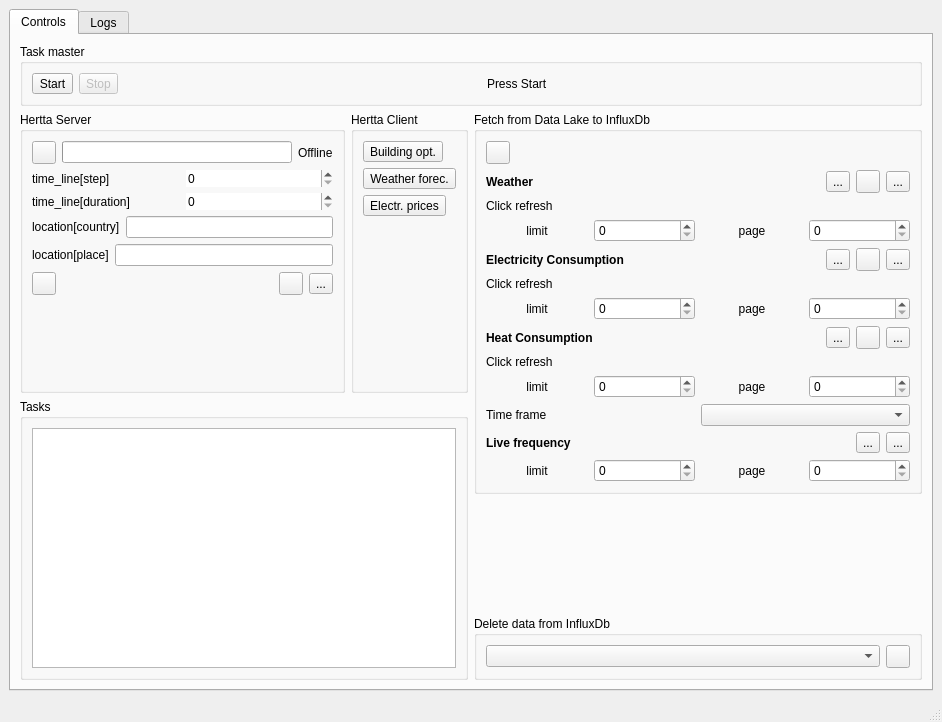
<?xml version="1.0" encoding="UTF-8"?>
<ui version="4.0">
 <class>MainWindow</class>
 <widget class="QMainWindow" name="MainWindow">
  <property name="geometry">
   <rect>
    <x>0</x>
    <y>0</y>
    <width>942</width>
    <height>722</height>
   </rect>
  </property>
  <property name="windowTitle">
   <string>Control Center</string>
  </property>
  <widget class="QWidget" name="centralwidget">
   <layout class="QVBoxLayout" name="verticalLayout_16">
    <item>
     <widget class="QTabWidget" name="tabWidget">
      <property name="currentIndex">
       <number>0</number>
      </property>
      <widget class="QWidget" name="tab">
       <attribute name="title">
        <string>Controls</string>
       </attribute>
       <layout class="QVBoxLayout" name="verticalLayout_5">
        <item>
         <widget class="QGroupBox" name="groupBox_2">
          <property name="title">
           <string>Task master</string>
          </property>
          <layout class="QHBoxLayout" name="horizontalLayout_21">
           <item>
            <widget class="QToolButton" name="toolButton_start_master_loop">
             <property name="text">
              <string>Start</string>
             </property>
             <property name="icon">
              <iconset theme="QIcon::ThemeIcon::MediaPlaybackStart"/>
             </property>
             <property name="toolButtonStyle">
              <enum>Qt::ToolButtonStyle::ToolButtonTextBesideIcon</enum>
             </property>
            </widget>
           </item>
           <item>
            <widget class="QToolButton" name="toolButton_stop_master_loop">
             <property name="enabled">
              <bool>false</bool>
             </property>
             <property name="text">
              <string>Stop</string>
             </property>
             <property name="icon">
              <iconset theme="QIcon::ThemeIcon::MediaPlaybackStop"/>
             </property>
             <property name="toolButtonStyle">
              <enum>Qt::ToolButtonStyle::ToolButtonTextBesideIcon</enum>
             </property>
             <property name="arrowType">
              <enum>Qt::ArrowType::NoArrow</enum>
             </property>
            </widget>
           </item>
           <item>
            <spacer name="horizontalSpacer_2">
             <property name="orientation">
              <enum>Qt::Orientation::Horizontal</enum>
             </property>
             <property name="sizeHint" stdset="0">
              <size>
               <width>40</width>
               <height>20</height>
              </size>
             </property>
            </spacer>
           </item>
           <item>
            <widget class="QLabel" name="label_current_task">
             <property name="text">
              <string>Press Start</string>
             </property>
            </widget>
           </item>
           <item>
            <spacer name="horizontalSpacer_4">
             <property name="orientation">
              <enum>Qt::Orientation::Horizontal</enum>
             </property>
             <property name="sizeHint" stdset="0">
              <size>
               <width>40</width>
               <height>20</height>
              </size>
             </property>
            </spacer>
           </item>
          </layout>
         </widget>
        </item>
        <item>
         <layout class="QHBoxLayout" name="horizontalLayout_10">
          <item>
           <layout class="QVBoxLayout" name="verticalLayout_9">
            <item>
             <layout class="QHBoxLayout" name="horizontalLayout_11">
              <item>
               <widget class="QGroupBox" name="groupBox_4">
                <property name="title">
                 <string>Hertta Server</string>
                </property>
                <layout class="QVBoxLayout" name="verticalLayout_7">
                 <item>
                  <layout class="QHBoxLayout" name="horizontalLayout_5">
                   <item>
                    <widget class="QToolButton" name="toolButton_start_hertta_server">
                     <property name="icon">
                      <iconset theme="QIcon::ThemeIcon::MediaPlaybackStart"/>
                     </property>
                    </widget>
                   </item>
                   <item>
                    <widget class="QProgressBar" name="progressBar_hertta_status">
                     <property name="sizePolicy">
                      <sizepolicy hsizetype="Expanding" vsizetype="Fixed">
                       <horstretch>0</horstretch>
                       <verstretch>0</verstretch>
                      </sizepolicy>
                     </property>
                     <property name="maximum">
                      <number>1</number>
                     </property>
                     <property name="value">
                      <number>-1</number>
                     </property>
                     <property name="textVisible">
                      <bool>false</bool>
                     </property>
                     <property name="invertedAppearance">
                      <bool>false</bool>
                     </property>
                    </widget>
                   </item>
                   <item>
                    <widget class="QLabel" name="label_hertta_server_status">
                     <property name="text">
                      <string>Offline</string>
                     </property>
                    </widget>
                   </item>
                  </layout>
                 </item>
                 <item>
                  <layout class="QVBoxLayout" name="verticalLayout_3">
                   <item>
                    <layout class="QHBoxLayout" name="horizontalLayout_8">
                     <item>
                      <widget class="QLabel" name="label_10">
                       <property name="text">
                        <string>time_line[step]</string>
                       </property>
                      </widget>
                     </item>
                     <item>
                      <widget class="QSpinBox" name="spinBox_time_line_step">
                       <property name="frame">
                        <bool>false</bool>
                       </property>
                       <property name="buttonSymbols">
                        <enum>QAbstractSpinBox::ButtonSymbols::UpDownArrows</enum>
                       </property>
                       <property name="maximum">
                        <number>999</number>
                       </property>
                      </widget>
                     </item>
                    </layout>
                   </item>
                   <item>
                    <layout class="QHBoxLayout" name="horizontalLayout_16">
                     <item>
                      <widget class="QLabel" name="label_12">
                       <property name="text">
                        <string>time_line[duration]</string>
                       </property>
                      </widget>
                     </item>
                     <item>
                      <widget class="QSpinBox" name="spinBox_time_line_duration">
                       <property name="frame">
                        <bool>false</bool>
                       </property>
                       <property name="buttonSymbols">
                        <enum>QAbstractSpinBox::ButtonSymbols::UpDownArrows</enum>
                       </property>
                       <property name="maximum">
                        <number>999</number>
                       </property>
                      </widget>
                     </item>
                    </layout>
                   </item>
                   <item>
                    <layout class="QHBoxLayout" name="horizontalLayout_17">
                     <item>
                      <widget class="QLabel" name="label_15">
                       <property name="text">
                        <string>location[country]</string>
                       </property>
                      </widget>
                     </item>
                     <item>
                      <widget class="QLineEdit" name="lineEdit_location_country"/>
                     </item>
                    </layout>
                   </item>
                   <item>
                    <layout class="QHBoxLayout" name="horizontalLayout_18">
                     <item>
                      <widget class="QLabel" name="label_16">
                       <property name="text">
                        <string>location[place]</string>
                       </property>
                      </widget>
                     </item>
                     <item>
                      <widget class="QLineEdit" name="lineEdit_location_place"/>
                     </item>
                    </layout>
                   </item>
                   <item>
                    <layout class="QHBoxLayout" name="horizontalLayout_20">
                     <item>
                      <widget class="QToolButton" name="toolButton_open_hertta_settings_file">
                       <property name="icon">
                        <iconset theme="QIcon::ThemeIcon::DocumentOpen"/>
                       </property>
                      </widget>
                     </item>
                     <item>
                      <spacer name="horizontalSpacer_3">
                       <property name="orientation">
                        <enum>Qt::Orientation::Horizontal</enum>
                       </property>
                       <property name="sizeHint" stdset="0">
                        <size>
                         <width>40</width>
                         <height>20</height>
                        </size>
                       </property>
                      </spacer>
                     </item>
                     <item>
                      <widget class="QToolButton" name="toolButton_query_hertta_settings">
                       <property name="icon">
                        <iconset theme="QIcon::ThemeIcon::HelpFaq"/>
                       </property>
                      </widget>
                     </item>
                     <item>
                      <widget class="QToolButton" name="toolButton_update_hertta_settings">
                       <property name="text">
                        <string>...</string>
                       </property>
                       <property name="icon">
                        <iconset theme="QIcon::ThemeIcon::ViewRefresh"/>
                       </property>
                      </widget>
                     </item>
                    </layout>
                   </item>
                  </layout>
                 </item>
                 <item>
                  <spacer name="verticalSpacer_2">
                   <property name="orientation">
                    <enum>Qt::Orientation::Vertical</enum>
                   </property>
                   <property name="sizeHint" stdset="0">
                    <size>
                     <width>20</width>
                     <height>40</height>
                    </size>
                   </property>
                  </spacer>
                 </item>
                </layout>
               </widget>
              </item>
              <item>
               <widget class="QGroupBox" name="groupBox_6">
                <property name="title">
                 <string>Hertta Client</string>
                </property>
                <layout class="QVBoxLayout" name="verticalLayout_8">
                 <item>
                  <widget class="QToolButton" name="toolButton_run_building_optimization">
                   <property name="text">
                    <string>Building opt.</string>
                   </property>
                   <property name="icon">
                    <iconset theme="QIcon::ThemeIcon::MediaPlaybackStart"/>
                   </property>
                   <property name="toolButtonStyle">
                    <enum>Qt::ToolButtonStyle::ToolButtonTextBesideIcon</enum>
                   </property>
                  </widget>
                 </item>
                 <item>
                  <widget class="QToolButton" name="toolButton_run_weather_forecast">
                   <property name="text">
                    <string>Weather forec.</string>
                   </property>
                   <property name="icon">
                    <iconset theme="QIcon::ThemeIcon::MediaPlaybackStart"/>
                   </property>
                   <property name="toolButtonStyle">
                    <enum>Qt::ToolButtonStyle::ToolButtonTextBesideIcon</enum>
                   </property>
                  </widget>
                 </item>
                 <item>
                  <widget class="QToolButton" name="toolButton_run_electricity_prices">
                   <property name="text">
                    <string>Electr. prices</string>
                   </property>
                   <property name="icon">
                    <iconset theme="QIcon::ThemeIcon::MediaPlaybackStart"/>
                   </property>
                   <property name="toolButtonStyle">
                    <enum>Qt::ToolButtonStyle::ToolButtonTextBesideIcon</enum>
                   </property>
                  </widget>
                 </item>
                 <item>
                  <spacer name="verticalSpacer">
                   <property name="orientation">
                    <enum>Qt::Orientation::Vertical</enum>
                   </property>
                   <property name="sizeHint" stdset="0">
                    <size>
                     <width>20</width>
                     <height>40</height>
                    </size>
                   </property>
                  </spacer>
                 </item>
                </layout>
               </widget>
              </item>
             </layout>
            </item>
            <item>
             <widget class="QGroupBox" name="groupBox_10">
              <property name="title">
               <string>Tasks</string>
              </property>
              <layout class="QVBoxLayout" name="verticalLayout_6">
               <item>
                <widget class="QTreeView" name="treeView_tasks">
                 <property name="headerHidden">
                  <bool>true</bool>
                 </property>
                 <attribute name="headerVisible">
                  <bool>false</bool>
                 </attribute>
                </widget>
               </item>
              </layout>
             </widget>
            </item>
           </layout>
          </item>
          <item>
           <layout class="QVBoxLayout" name="verticalLayout_4">
            <item>
             <widget class="QGroupBox" name="groupBox_3">
              <property name="sizePolicy">
               <sizepolicy hsizetype="Preferred" vsizetype="Preferred">
                <horstretch>0</horstretch>
                <verstretch>0</verstretch>
               </sizepolicy>
              </property>
              <property name="minimumSize">
               <size>
                <width>0</width>
                <height>0</height>
               </size>
              </property>
              <property name="title">
               <string>Fetch from Data Lake to InfluxDb</string>
              </property>
              <layout class="QVBoxLayout" name="verticalLayout_2">
               <item>
                <layout class="QHBoxLayout" name="horizontalLayout_7">
                 <item>
                  <widget class="QToolButton" name="toolButton_fetch_total_records">
                   <property name="icon">
                    <iconset theme="QIcon::ThemeIcon::ViewRefresh"/>
                   </property>
                  </widget>
                 </item>
                 <item>
                  <spacer name="horizontalSpacer">
                   <property name="orientation">
                    <enum>Qt::Orientation::Horizontal</enum>
                   </property>
                   <property name="sizeHint" stdset="0">
                    <size>
                     <width>40</width>
                     <height>20</height>
                    </size>
                   </property>
                  </spacer>
                 </item>
                </layout>
               </item>
               <item>
                <layout class="QHBoxLayout" name="horizontalLayout_14">
                 <item>
                  <widget class="QLabel" name="label_11">
                   <property name="font">
                    <font>
                     <bold>true</bold>
                     <underline>false</underline>
                    </font>
                   </property>
                   <property name="text">
                    <string>Weather</string>
                   </property>
                  </widget>
                 </item>
                 <item>
                  <widget class="QToolButton" name="toolButton_play_weather">
                   <property name="text">
                    <string>...</string>
                   </property>
                   <property name="icon">
                    <iconset theme="QIcon::ThemeIcon::MediaPlaybackStart"/>
                   </property>
                  </widget>
                 </item>
                 <item>
                  <widget class="QToolButton" name="toolButton_play_weather_backwards">
                   <property name="icon">
                    <iconset theme="QIcon::ThemeIcon::MediaSkipBackward"/>
                   </property>
                  </widget>
                 </item>
                 <item>
                  <widget class="QToolButton" name="toolButton_stop_weather">
                   <property name="text">
                    <string>...</string>
                   </property>
                   <property name="icon">
                    <iconset theme="QIcon::ThemeIcon::SystemShutdown"/>
                   </property>
                  </widget>
                 </item>
                </layout>
               </item>
               <item>
                <widget class="QLabel" name="label_weather_total_records">
                 <property name="text">
                  <string>Click refresh</string>
                 </property>
                </widget>
               </item>
               <item>
                <layout class="QHBoxLayout" name="horizontalLayout_2">
                 <item>
                  <widget class="QLabel" name="label">
                   <property name="text">
                    <string>limit</string>
                   </property>
                   <property name="alignment">
                    <set>Qt::AlignmentFlag::AlignCenter</set>
                   </property>
                  </widget>
                 </item>
                 <item>
                  <widget class="QSpinBox" name="spinBox_limit_weather">
                   <property name="showGroupSeparator" stdset="0">
                    <bool>true</bool>
                   </property>
                   <property name="maximum">
                    <number>1000000</number>
                   </property>
                  </widget>
                 </item>
                 <item>
                  <widget class="QLabel" name="label_2">
                   <property name="text">
                    <string>page</string>
                   </property>
                   <property name="alignment">
                    <set>Qt::AlignmentFlag::AlignCenter</set>
                   </property>
                  </widget>
                 </item>
                 <item>
                  <widget class="QSpinBox" name="spinBox_page_weather">
                   <property name="showGroupSeparator" stdset="0">
                    <bool>true</bool>
                   </property>
                   <property name="maximum">
                    <number>1000000</number>
                   </property>
                  </widget>
                 </item>
                </layout>
               </item>
               <item>
                <layout class="QHBoxLayout" name="horizontalLayout_15">
                 <item>
                  <widget class="QLabel" name="label_13">
                   <property name="font">
                    <font>
                     <bold>true</bold>
                    </font>
                   </property>
                   <property name="text">
                    <string>Electricity Consumption</string>
                   </property>
                  </widget>
                 </item>
                 <item>
                  <widget class="QToolButton" name="toolButton_play_electricity_consumption">
                   <property name="text">
                    <string>...</string>
                   </property>
                   <property name="icon">
                    <iconset theme="QIcon::ThemeIcon::MediaPlaybackStart"/>
                   </property>
                  </widget>
                 </item>
                 <item>
                  <widget class="QToolButton" name="toolButton_play_electricity_consumption_backwards">
                   <property name="icon">
                    <iconset theme="QIcon::ThemeIcon::MediaSkipBackward"/>
                   </property>
                  </widget>
                 </item>
                 <item>
                  <widget class="QToolButton" name="toolButton_stop_electricity_consumption">
                   <property name="text">
                    <string>...</string>
                   </property>
                   <property name="icon">
                    <iconset theme="QIcon::ThemeIcon::SystemShutdown"/>
                   </property>
                  </widget>
                 </item>
                </layout>
               </item>
               <item>
                <widget class="QLabel" name="label_elec_total_records">
                 <property name="text">
                  <string>Click refresh</string>
                 </property>
                </widget>
               </item>
               <item>
                <layout class="QHBoxLayout" name="horizontalLayout_6">
                 <item>
                  <widget class="QLabel" name="label_4">
                   <property name="text">
                    <string>limit</string>
                   </property>
                   <property name="alignment">
                    <set>Qt::AlignmentFlag::AlignCenter</set>
                   </property>
                  </widget>
                 </item>
                 <item>
                  <widget class="QSpinBox" name="spinBox_limit_elec">
                   <property name="showGroupSeparator" stdset="0">
                    <bool>true</bool>
                   </property>
                   <property name="maximum">
                    <number>1000000</number>
                   </property>
                  </widget>
                 </item>
                 <item>
                  <widget class="QLabel" name="label_3">
                   <property name="text">
                    <string>page</string>
                   </property>
                   <property name="alignment">
                    <set>Qt::AlignmentFlag::AlignCenter</set>
                   </property>
                  </widget>
                 </item>
                 <item>
                  <widget class="QSpinBox" name="spinBox_page_elec">
                   <property name="showGroupSeparator" stdset="0">
                    <bool>true</bool>
                   </property>
                   <property name="maximum">
                    <number>1000000</number>
                   </property>
                  </widget>
                 </item>
                </layout>
               </item>
               <item>
                <layout class="QHBoxLayout" name="horizontalLayout_13">
                 <item>
                  <widget class="QLabel" name="label_14">
                   <property name="font">
                    <font>
                     <bold>true</bold>
                    </font>
                   </property>
                   <property name="text">
                    <string>Heat Consumption</string>
                   </property>
                  </widget>
                 </item>
                 <item>
                  <widget class="QToolButton" name="toolButton_play_heat_consumption">
                   <property name="text">
                    <string>...</string>
                   </property>
                   <property name="icon">
                    <iconset theme="QIcon::ThemeIcon::MediaPlaybackStart"/>
                   </property>
                  </widget>
                 </item>
                 <item>
                  <widget class="QToolButton" name="toolButton_play_heat_consumption_backwards">
                   <property name="icon">
                    <iconset theme="QIcon::ThemeIcon::MediaSkipBackward"/>
                   </property>
                  </widget>
                 </item>
                 <item>
                  <widget class="QToolButton" name="toolButton_stop_heat_consumption">
                   <property name="text">
                    <string>...</string>
                   </property>
                   <property name="icon">
                    <iconset theme="QIcon::ThemeIcon::SystemShutdown"/>
                   </property>
                  </widget>
                 </item>
                </layout>
               </item>
               <item>
                <widget class="QLabel" name="label_heat_total_records">
                 <property name="text">
                  <string>Click refresh</string>
                 </property>
                </widget>
               </item>
               <item>
                <layout class="QHBoxLayout" name="horizontalLayout_9">
                 <item>
                  <widget class="QLabel" name="label_6">
                   <property name="text">
                    <string>limit</string>
                   </property>
                   <property name="alignment">
                    <set>Qt::AlignmentFlag::AlignCenter</set>
                   </property>
                  </widget>
                 </item>
                 <item>
                  <widget class="QSpinBox" name="spinBox_limit_heat">
                   <property name="wrapping">
                    <bool>false</bool>
                   </property>
                   <property name="showGroupSeparator" stdset="0">
                    <bool>true</bool>
                   </property>
                   <property name="maximum">
                    <number>1000000</number>
                   </property>
                  </widget>
                 </item>
                 <item>
                  <widget class="QLabel" name="label_5">
                   <property name="text">
                    <string>page</string>
                   </property>
                   <property name="alignment">
                    <set>Qt::AlignmentFlag::AlignCenter</set>
                   </property>
                  </widget>
                 </item>
                 <item>
                  <widget class="QSpinBox" name="spinBox_page_heat">
                   <property name="showGroupSeparator" stdset="0">
                    <bool>true</bool>
                   </property>
                   <property name="maximum">
                    <number>1000000</number>
                   </property>
                  </widget>
                 </item>
                </layout>
               </item>
               <item>
                <layout class="QHBoxLayout" name="horizontalLayout_3">
                 <item>
                  <widget class="QLabel" name="label_9">
                   <property name="text">
                    <string>Time frame</string>
                   </property>
                  </widget>
                 </item>
                 <item>
                  <widget class="QComboBox" name="comboBox_timeframe"/>
                 </item>
                </layout>
               </item>
               <item>
                <layout class="QHBoxLayout" name="horizontalLayout_19">
                 <item>
                  <widget class="QLabel" name="label_17">
                   <property name="font">
                    <font>
                     <bold>true</bold>
                    </font>
                   </property>
                   <property name="text">
                    <string>Live frequency</string>
                   </property>
                  </widget>
                 </item>
                 <item>
                  <widget class="QToolButton" name="toolButton_play_live_frequency">
                   <property name="text">
                    <string>...</string>
                   </property>
                   <property name="icon">
                    <iconset theme="QIcon::ThemeIcon::MediaPlaybackStart"/>
                   </property>
                  </widget>
                 </item>
                 <item>
                  <widget class="QToolButton" name="toolButton_stop_live_frequency">
                   <property name="text">
                    <string>...</string>
                   </property>
                   <property name="icon">
                    <iconset theme="QIcon::ThemeIcon::SystemShutdown"/>
                   </property>
                  </widget>
                 </item>
                </layout>
               </item>
               <item>
                <layout class="QHBoxLayout" name="horizontalLayout_12">
                 <item>
                  <widget class="QLabel" name="label_8">
                   <property name="text">
                    <string>limit</string>
                   </property>
                   <property name="alignment">
                    <set>Qt::AlignmentFlag::AlignCenter</set>
                   </property>
                  </widget>
                 </item>
                 <item>
                  <widget class="QSpinBox" name="spinBox_limit_freq">
                   <property name="showGroupSeparator" stdset="0">
                    <bool>true</bool>
                   </property>
                   <property name="maximum">
                    <number>1000000</number>
                   </property>
                  </widget>
                 </item>
                 <item>
                  <widget class="QLabel" name="label_7">
                   <property name="text">
                    <string>page</string>
                   </property>
                   <property name="alignment">
                    <set>Qt::AlignmentFlag::AlignCenter</set>
                   </property>
                  </widget>
                 </item>
                 <item>
                  <widget class="QSpinBox" name="spinBox_page_freq">
                   <property name="maximum">
                    <number>1000000</number>
                   </property>
                  </widget>
                 </item>
                </layout>
               </item>
              </layout>
             </widget>
            </item>
            <item>
             <spacer name="verticalSpacer_3">
              <property name="orientation">
               <enum>Qt::Orientation::Vertical</enum>
              </property>
              <property name="sizeHint" stdset="0">
               <size>
                <width>20</width>
                <height>40</height>
               </size>
              </property>
             </spacer>
            </item>
            <item>
             <widget class="QGroupBox" name="groupBox">
              <property name="sizePolicy">
               <sizepolicy hsizetype="Preferred" vsizetype="Preferred">
                <horstretch>0</horstretch>
                <verstretch>0</verstretch>
               </sizepolicy>
              </property>
              <property name="minimumSize">
               <size>
                <width>0</width>
                <height>0</height>
               </size>
              </property>
              <property name="title">
               <string>Delete data from InfluxDb</string>
              </property>
              <layout class="QVBoxLayout" name="verticalLayout">
               <item>
                <layout class="QHBoxLayout" name="horizontalLayout_4">
                 <item>
                  <widget class="QComboBox" name="comboBox_bucket"/>
                 </item>
                 <item>
                  <widget class="QToolButton" name="toolButton_delete_data_from_influxdb">
                   <property name="icon">
                    <iconset theme="QIcon::ThemeIcon::EditDelete"/>
                   </property>
                  </widget>
                 </item>
                </layout>
               </item>
              </layout>
             </widget>
            </item>
           </layout>
          </item>
         </layout>
        </item>
       </layout>
      </widget>
      <widget class="QWidget" name="tab_2">
       <attribute name="title">
        <string>Logs</string>
       </attribute>
       <layout class="QHBoxLayout" name="horizontalLayout">
        <property name="leftMargin">
         <number>0</number>
        </property>
        <property name="topMargin">
         <number>3</number>
        </property>
        <property name="rightMargin">
         <number>0</number>
        </property>
        <property name="bottomMargin">
         <number>0</number>
        </property>
        <item>
         <layout class="QVBoxLayout" name="verticalLayout_13">
          <item>
           <widget class="QGroupBox" name="groupBox_8">
            <property name="title">
             <string>Hertta server log</string>
            </property>
            <layout class="QVBoxLayout" name="verticalLayout_12">
             <property name="leftMargin">
              <number>3</number>
             </property>
             <property name="topMargin">
              <number>3</number>
             </property>
             <property name="rightMargin">
              <number>3</number>
             </property>
             <property name="bottomMargin">
              <number>3</number>
             </property>
             <item>
              <widget class="QTextBrowser" name="textBrowser_hertta_output"/>
             </item>
            </layout>
           </widget>
          </item>
          <item>
           <widget class="QGroupBox" name="groupBox_5">
            <property name="title">
             <string>Hertta client log</string>
            </property>
            <layout class="QVBoxLayout" name="verticalLayout_10">
             <property name="leftMargin">
              <number>3</number>
             </property>
             <property name="topMargin">
              <number>3</number>
             </property>
             <property name="rightMargin">
              <number>3</number>
             </property>
             <property name="bottomMargin">
              <number>3</number>
             </property>
             <item>
              <widget class="QTextBrowser" name="textBrowser_hertta_client_output"/>
             </item>
            </layout>
           </widget>
          </item>
         </layout>
        </item>
        <item>
         <layout class="QVBoxLayout" name="verticalLayout_15">
          <item>
           <widget class="QGroupBox" name="groupBox_7">
            <property name="title">
             <string>Live frequency log</string>
            </property>
            <layout class="QVBoxLayout" name="verticalLayout_11">
             <property name="leftMargin">
              <number>3</number>
             </property>
             <property name="topMargin">
              <number>3</number>
             </property>
             <property name="rightMargin">
              <number>3</number>
             </property>
             <property name="bottomMargin">
              <number>3</number>
             </property>
             <item>
              <widget class="QTextBrowser" name="textBrowser_freq"/>
             </item>
            </layout>
           </widget>
          </item>
          <item>
           <widget class="QGroupBox" name="groupBox_9">
            <property name="title">
             <string>Log</string>
            </property>
            <layout class="QVBoxLayout" name="verticalLayout_14">
             <property name="leftMargin">
              <number>3</number>
             </property>
             <property name="topMargin">
              <number>3</number>
             </property>
             <property name="rightMargin">
              <number>3</number>
             </property>
             <property name="bottomMargin">
              <number>3</number>
             </property>
             <item>
              <widget class="QTextBrowser" name="textBrowser_log"/>
             </item>
            </layout>
           </widget>
          </item>
         </layout>
        </item>
       </layout>
      </widget>
     </widget>
    </item>
   </layout>
  </widget>
  <widget class="QMenuBar" name="menubar">
   <property name="geometry">
    <rect>
     <x>0</x>
     <y>0</y>
     <width>942</width>
     <height>33</height>
    </rect>
   </property>
  </widget>
  <widget class="QStatusBar" name="statusbar"/>
  <action name="actionQuit">
   <property name="icon">
    <iconset theme="QIcon::ThemeIcon::ApplicationExit"/>
   </property>
   <property name="text">
    <string>Quit</string>
   </property>
   <property name="shortcut">
    <string>Ctrl+Q</string>
   </property>
   <property name="menuRole">
    <enum>QAction::MenuRole::NoRole</enum>
   </property>
  </action>
 </widget>
 <resources>
  <include location="resources/resources.qrc"/>
 </resources>
 <connections/>
</ui>
